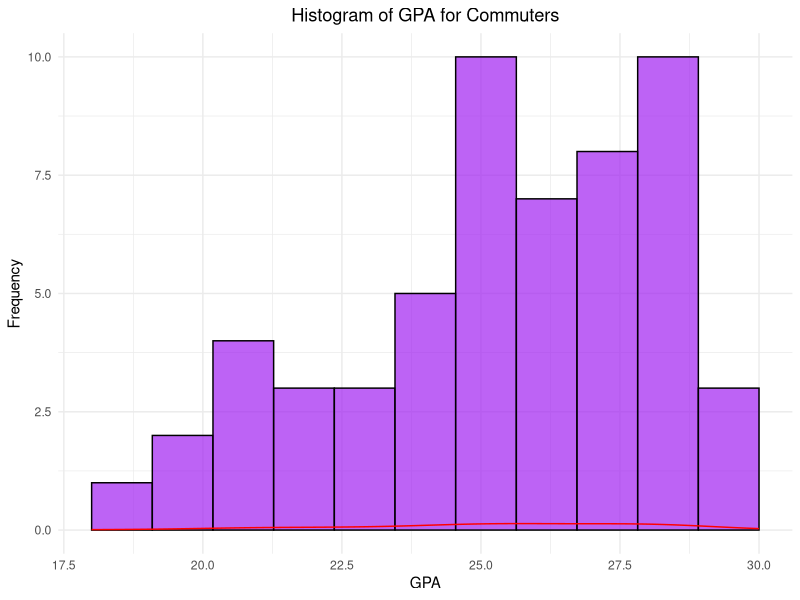
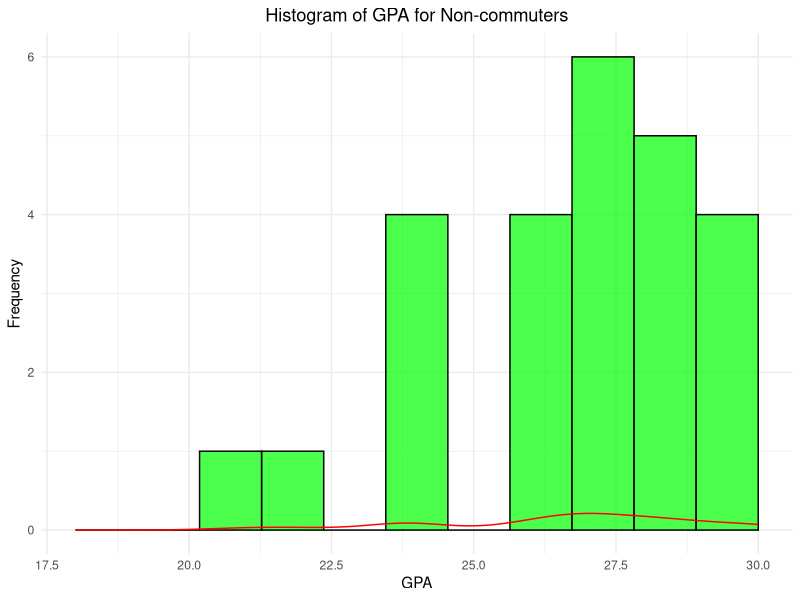
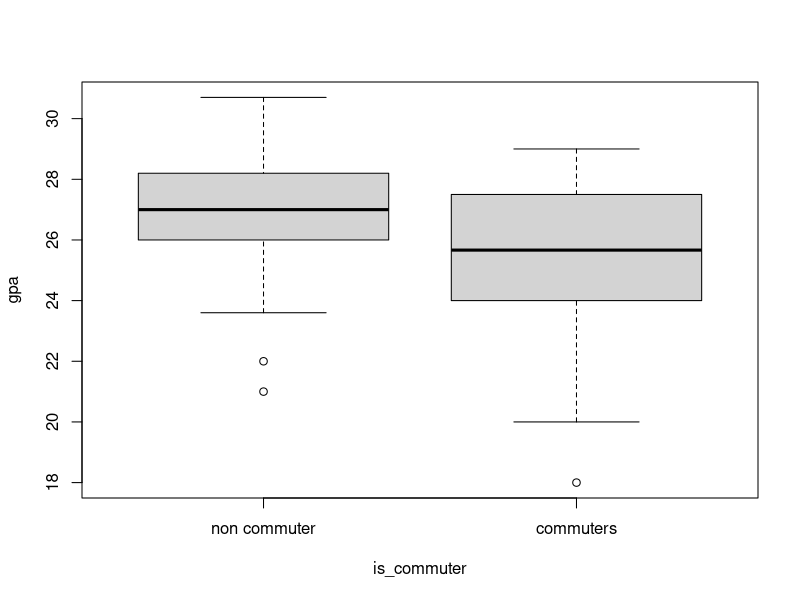
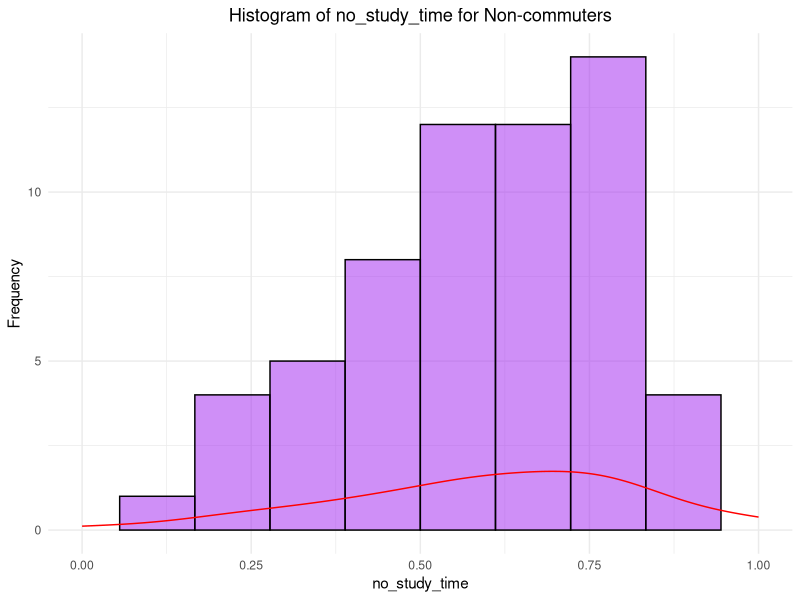
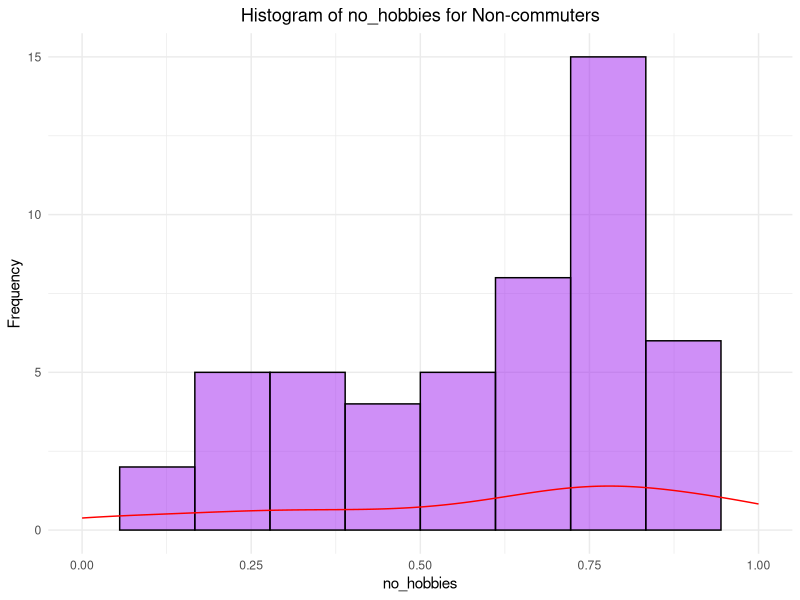
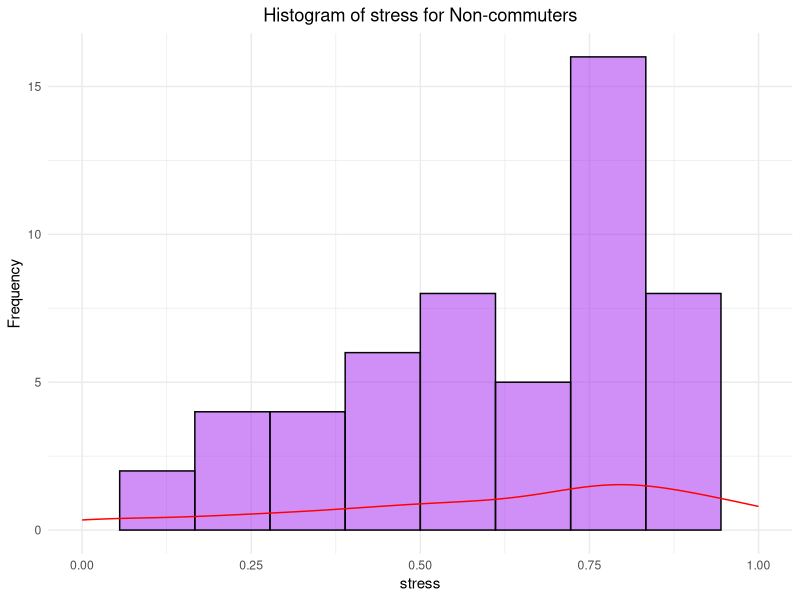
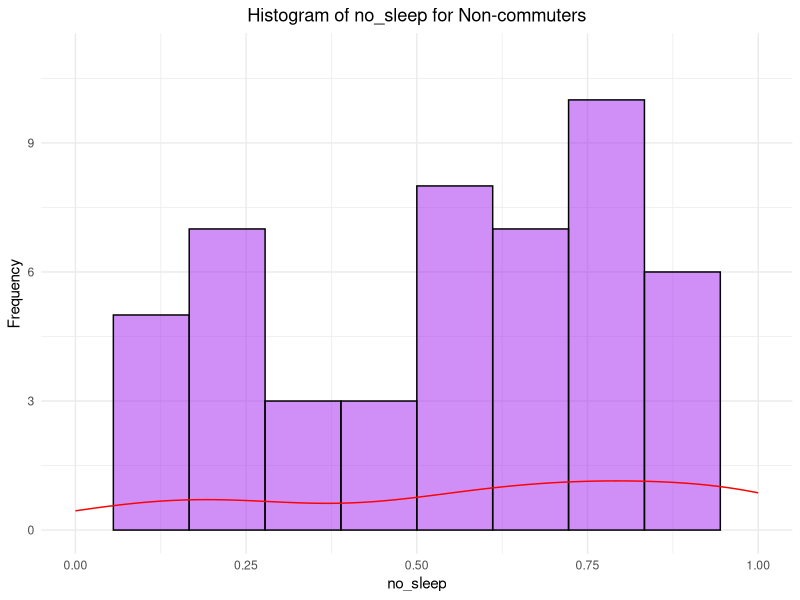
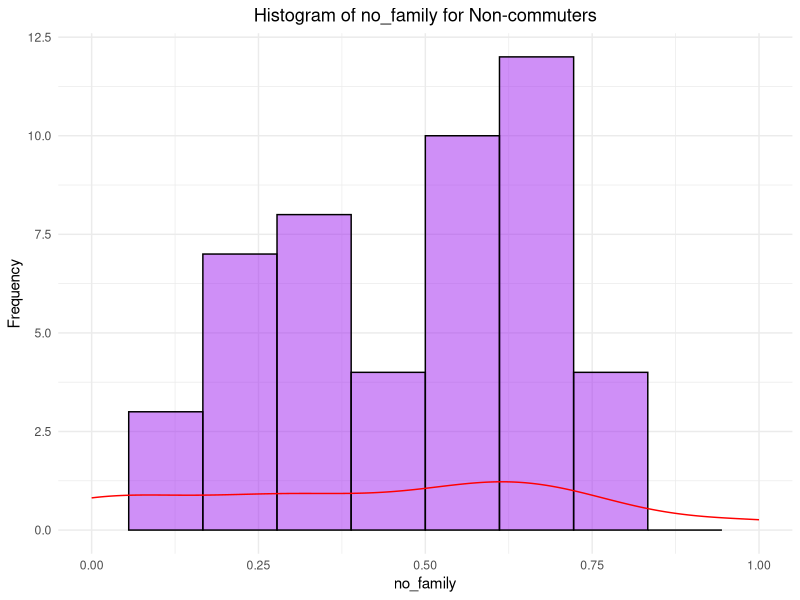

These charts were generated, in order, by the following R code:
data <- read.csv("data/merged.csv")
library(ggplot2)
library(dplyr)

n_commuters <- sum(data$is_commuter)
total <- length(data$is_commuter)
n_non_commuters <- total - n_commuters
ratio_commuters <- n_commuters / total

data.frame(
  commuters = n_commuters,
  non_commuters = n_non_commuters,
  ratio_commuters = ratio_commuters
)

attach(data)

# Histograms for GPA (Commuters)
filtered_commuters <- filter(data, is_commuter == 1 & gpa >= 0 & gpa <= 30)
ggplot(filtered_commuters, aes(x = gpa)) +
  geom_histogram(bins = 12, fill = "purple", color = "black", alpha = 0.7) +
  geom_density(aes(y = ..density..), color = "red") +
  xlim(18, 30) +
  ggtitle("Histogram of GPA for Commuters") +
  xlab("GPA") +
  ylab("Frequency") +
  theme_minimal() +
  theme(plot.title = element_text(hjust = 0.5))

# Histogram for GPA (Non-commuters)
filtered_non_commuters <- filter(data, is_commuter == 0 & gpa >= 0 & gpa <= 30)
ggplot(filtered_non_commuters, aes(x = gpa)) +
  geom_histogram(bins = 12, fill = "green", color = "black", alpha = 0.7) +
  geom_density(aes(y = ..density..), color = "red") +
  xlim(18, 30) +
  ggtitle("Histogram of GPA for Non-commuters") +
  xlab("GPA") +
  ylab("Frequency") +
  theme_minimal() +
  theme(plot.title = element_text(hjust = 0.5))

boxplot(gpa[gpa != -1] ~ is_commuter[gpa != -1],
  data = data,
  names = c("non commuter", "commuters"),
  xlab = "is_commuter",
  ylab = "gpa"
)

# Histogram for mean indices of life quality (Commuters)
filtered_data <- filter(data, is_commuter == 1)
filtered_columns <- filtered_data[, c("no_study_time", "no_hobbies", "stress", "no_sleep", "no_family", "no_friends", "loneliness")]
for (index in colnames(filtered_columns)) {
  xlim_range <- range(filtered_columns[[index]], na.rm = TRUE)
  plot <- ggplot(filtered_columns, aes(x = !!sym(index))) +
    geom_histogram(bins = 10, alpha = 0.5, fill = "purple", color = "black") +
    geom_density(aes(y = ..density..), color = "red") +
    xlim(xlim_range[1], xlim_range[2]) +
    ggtitle(paste("Histogram of", index, "for Non-commuters")) +
    xlab(index) +
    ylab("Frequency") +
    theme_minimal() +
    theme(plot.title = element_text(hjust = 0.5))
  print(plot)
}

# Histogram for mean indices of life quality (Non-commuters)
filtered_data <- filter(data, is_commuter == 0)
filtered_columns <- filtered_data[, c("no_study_time", "no_hobbies", "stress", "no_sleep", "no_family", "no_friends", "loneliness")]
for (index in colnames(filtered_columns)) {
  xlim_range <- range(filtered_columns[[index]], na.rm = TRUE)
  plot <- ggplot(filtered_columns, aes(x = !!sym(index))) +
    geom_histogram(bins = 15, alpha = 0.5, fill = "green", color = "black") +
    geom_density(aes(y = ..density..), color = "red") +
    xlim(xlim_range[1], xlim_range[2]) +
    ggtitle(paste("Histogram of", index, "for Non-commuters")) +
    xlab(index) +
    ylab("Frequency") +
    theme_minimal() +
    theme(plot.title = element_text(hjust = 0.5))
  print(plot)
}

# Means for life indices
selected_columns <- c("no_study_time", "no_hobbies", "stress", "no_sleep", "no_family", "no_friends", "loneliness")
data$row_mean <- rowMeans(data[, selected_columns], na.rm = TRUE)
result <- data[, c(selected_columns, "row_mean")]
head(result)

# Boxplot of mean life indices for commuters
boxplot(row_mean ~ is_commuter,
  data = data[!is.na(data$row_mean), ],
  names = c("non commuter", "commuters"),
  xlab = "is_commuter",
  ylab = "gpa"
)

# Pie charts
commute_summary <- data.frame(
  group = c("Non-Commuters", "Commuters"),
  value = c(n_non_commuters, n_commuters)
)
commute_summary$fraction <- commute_summary$value / sum(commute_summary$value)
commute_summary$label <- paste0(commute_summary$group, " (", round(commute_summary$fraction * 100), "%)")

colors <- c("Non-Commuters" = "green", "Commuters" = "purple")

ggplot(commute_summary, aes(x = "", y = fraction, fill = group)) +
  geom_bar(width = 1, stat = "identity", color = "black", alpha = 0.5) +
  coord_polar(theta = "y") +
  labs(title = "Percentage of Non-Commuters and Commuters") +
  theme_void() +
  theme(
    legend.position = "right",
    plot.title = element_text(hjust = 0.5)
  ) +
  scale_fill_manual(
    values = colors
  )

# Commuters
n_10_commuters <- sum(data$commute_time == 0.00 & data$is_commuter == 1)
n_30_commuters <- sum(data$commute_time == 0.25 & data$is_commuter == 1)
n_1_commuters <- sum(data$commute_time == 0.50 & data$is_commuter == 1)
n_1.5_commuters <- sum(data$commute_time == 0.75 & data$is_commuter == 1)
n_2_commuters <- sum(data$commute_time == 1.00 & data$is_commuter == 1)

commute_time_summary_commuters <- data.frame(
  group = c("Less than 10 min.", "10-30 min.", "30 min. to 1 hour", "1 hour to 1.5 hours", "More than 2 hours"),
  value = c(n_10_commuters, n_30_commuters, n_1_commuters, n_1.5_commuters, n_2_commuters)
)
commute_time_summary_commuters$fraction <- commute_time_summary_commuters$value / sum(commute_time_summary_commuters$value)
commute_time_summary_commuters$label <- paste0(commute_time_summary_commuters$group, " (", round(commute_time_summary_commuters$fraction * 100), "%)")

purple_shades <- c("#E6E6FA", "#D8BFD8", "#BA55D3", "#8A2BE2", "#4B0082")

# Pie chart for commuters
ggplot(commute_time_summary_commuters, aes(x = "", y = fraction, fill = group)) +
  geom_bar(width = 1, stat = "identity", color = "black", alpha = 0.7) +
  coord_polar(theta = "y") +
  labs(title = "Percentage of Commuting Times for Commuters") +
  theme_void() +
  theme(
    legend.position = "right",
    plot.title = element_text(hjust = 0.5)
  ) +
  scale_fill_manual(
    values = purple_shades,
    breaks = commute_time_summary_commuters$group,
    labels = commute_time_summary_commuters$label
  )

# Non-commuters
n_10_non_commuters <- sum(data$commute_time == 0.00 & data$is_commuter == 0)
n_30_non_commuters <- sum(data$commute_time == 0.25 & data$is_commuter == 0)
n_1_non_commuters <- sum(data$commute_time == 0.50 & data$is_commuter == 0)
n_1.5_non_commuters <- sum(data$commute_time == 0.75 & data$is_commuter == 0)
n_2_non_commuters <- sum(data$commute_time == 1.00 & data$is_commuter == 0)

commute_time_summary_non_commuters <- data.frame(
  group = c("Less than 10 min.", "10-30 min.", "30 min. to 1 hour", "1 hour to 1.5 hours", "More than 2 hours"),
  value = c(n_10_non_commuters, n_30_non_commuters, n_1_non_commuters, n_1.5_non_commuters, n_2_non_commuters)
)
commute_time_summary_non_commuters$fraction <- commute_time_summary_non_commuters$value / sum(commute_time_summary_non_commuters$value)
commute_time_summary_non_commuters$label <- paste0(commute_time_summary_non_commuters$group, " (", round(commute_time_summary_non_commuters$fraction * 100), "%)")

green_shades <- c("#E6F9E6", "#C2F0C2", "#66CC66", "#009900", "#006400")

# Pie chart for non-commuters
ggplot(commute_time_summary_non_commuters, aes(x = "", y = fraction, fill = group)) +
  geom_bar(width = 1, stat = "identity", color = "black", alpha = 0.7) +
  coord_polar(theta = "y") +
  labs(title = "Percentage of Commuting Times for Non-commuters") +
  theme_void() +
  theme(
    legend.position = "right",
    plot.title = element_text(hjust = 0.5)
  ) +
  scale_fill_manual(
    values = green_shades,
    breaks = commute_time_summary_non_commuters$group,
    labels = commute_time_summary_non_commuters$label
  )

# Checking normality of variables: commuters_gpa and noncommuters_gpa
commuters_gpa <- data$gpa[data$is_commuter == 1 & data$gpa != -1]
non_commuters_gpa <- data$gpa[data$is_commuter == 0 & data$gpa != -1]
shapiro.test(commuters_gpa)
shapiro.test(non_commuters_gpa)

# Permorming Wicoxon test since Shapiro test showed the GPA distribution for commuters was not normal
# Testing the hypothesis "Commuters have a lower GPA than non-commuters":
wilcox_test_result <- wilcox.test(commuters_gpa, non_commuters_gpa,
  alternative = "less"
)
print(wilcox_test_result)

# Anova to test "More time commuting implies lower GPA":
data$commute_time_group <- as.factor(data$commute_time)
filtered_data <- filter(data, commute_time > 0 & gpa != -1)

boxplot(gpa[gpa != -1] ~ commute_time_group[gpa != -1],
  data = filtered_data,
  xlab = "Commute Time Group",
  ylab = "GPA",
  main = "GPA by Commute Time Group",
  col = scales::alpha(c("#E6E6FA", "#D8BFD8", "#BA55D3", "#8A2BE2", "#4B0082"), alpha = 0.7)
)

anova_result <- aov(gpa ~ commute_time_group, data = filtered_data)
summary(anova_result)

# Testing the hypothesis "Commuters have a lower mean of life indices":
selected_columns <- c("no_study_time", "no_hobbies", "stress", "no_sleep", "no_family", "no_friends", "loneliness")
data$row_mean <- rowMeans(data[, selected_columns], na.rm = TRUE)
commuters_data <- filter(data, is_commuter == 1)
non_commuters_data <- filter(data, is_commuter == 0)

# Shapiro-Wilk test for normality of 'row_mean'
shapiro_commuters <- shapiro.test(commuters_data$row_mean)
shapiro_non_commuters <- shapiro.test(non_commuters_data$row_mean)
shapiro_commuters
shapiro_non_commuters
# t-test as they're both normally distributed
t_test_result <- t.test(commuters_data$row_mean, non_commuters_data$row_mean,
  alternative = "less", var.equal = TRUE
)
t_test_result
